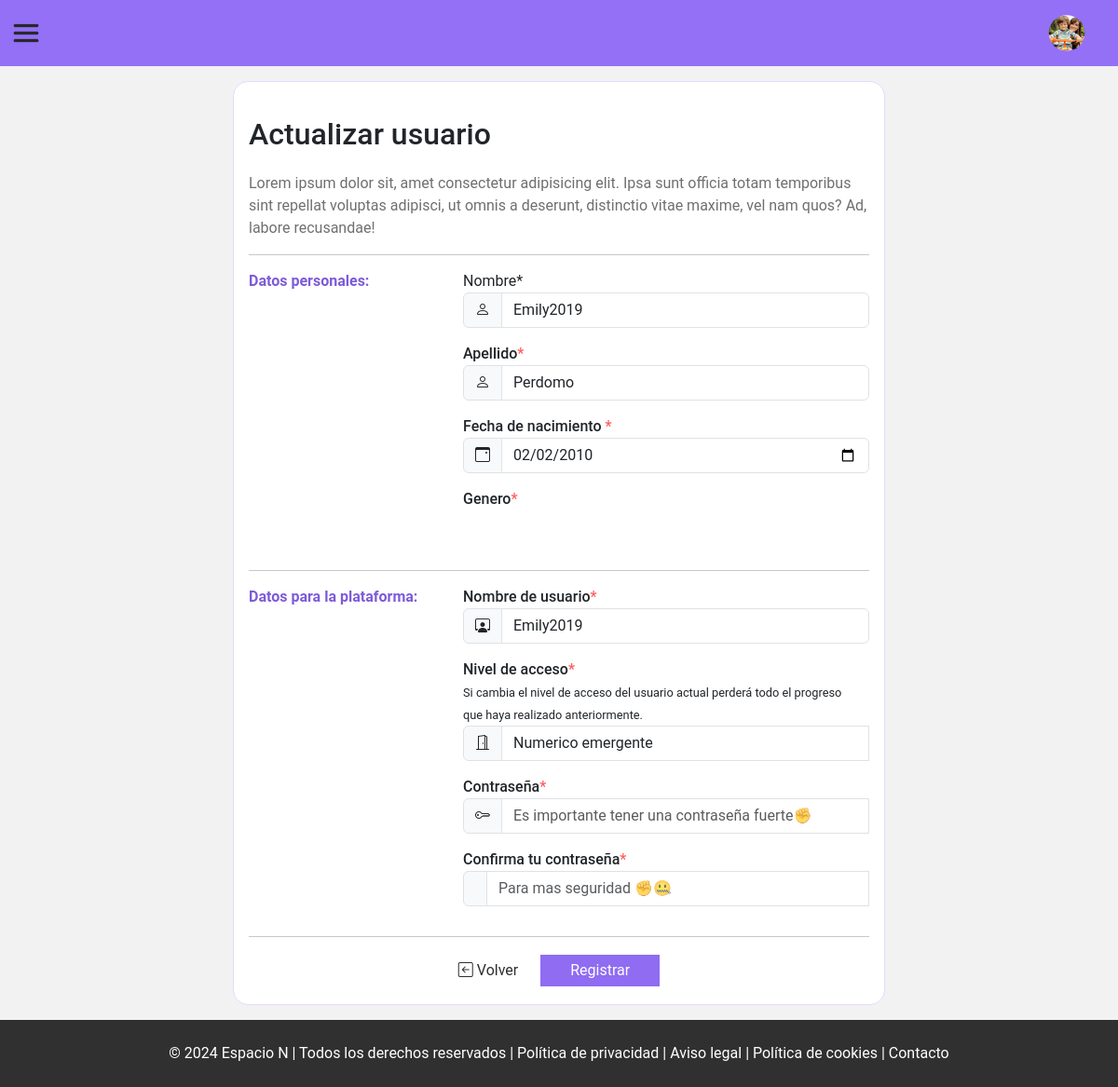
Page /view/admin/child/modify.php?id=20 (signed in) on the committed database.
### tables this page shows
CREATE TABLE `ninos` (
  `id_nino` int(10) NOT NULL,
  `id_genero` int(10) NOT NULL,
  `id_categoria_actividades` int(10) NOT NULL,
  `id_usuario` int(10) NOT NULL,
  `id_profesional` int(10) NOT NULL,
  `nombre` varchar(70) NOT NULL,
  `apellido` varchar(70) NOT NULL,
  `fecha_nacimiento` date DEFAULT NULL,
  `ultimo_acceso` datetime DEFAULT NULL
);

CREATE TABLE `usuarios` (
  `id_usuario` int(10) NOT NULL,
  `id_rol` int(10) NOT NULL,
  `usuario` varchar(15) DEFAULT NULL,
  `clave` varchar(8) DEFAULT NULL,
  `estado` bit(1) DEFAULT b'0',
  `permisos` bit(1) DEFAULT b'0',
  `fecha_hora_creacion` datetime DEFAULT NULL
);

### view/admin/child/modify.php (the view, shortened to what this page needs)
<?php
function showChild()
{
    include '../../../php/connectionBD.php';
    $id_child = $_GET["id"];
    try {
        $sqlShow = "SELECT ninos.id_nino, usuarios.id_usuario AS usuarios_id_usuario, usuarios.usuario, ninos.id_genero, ninos.nombre, ninos.apellido, ninos.id_categoria_actividades, ninos.fecha_nacimiento FROM ninos INNER JOIN
        usuarios ON ninos.id_usuario = usuarios.id_usuario
        WHERE ninos.id_nino = :id_child;";
        $stmt = $pdo->prepare($sqlShow);
        $stmt->bindParam('id_child', $id_child, PDO::PARAM_INT);
        $stmt->execute();
        $row = $stmt->fetch(PDO::FETCH_ASSOC);
        switch ($row["id_genero"]) {
            case 2:
                $gender = "<p class='d-flex gap-2 selectionGender'>
                                <label for='M'>
                                    <input type='radio' name='gender' id='M' value='1' >
                                    <img src='../../../img/childs/boy.png' alt='' class=''>
                                </label>
                                <label for='F'>
                                    <input type='radio' id='F' name='gender' value='2' checked>
                                    <img src='../../../img/childs/girl.png' alt='' class='checked'>
                                </label>
                            </p>"
        ;
                break;
        }
        switch ($row["id_categoria_actividades"]) {
            case 2:
                $accessLevel = "<select name='accessLevel' class='form-control'><br>
        <option value='1'>Pre numerico</option>
        <option value='2' selected>Numerico emergente</option>
        <option value='3'>Desarrollo numerico</option>
    </select><br>";
                break;
        }
        echo "<div class='row'>";
        echo "<div class='col-4'>";
        echo "<label for=''>Datos personales:</label><br>";
        echo "</div>";
        echo "<div class='col-8'>";
        echo "<label for=''>Nombre<span>*</span></label><br>";
        echo "<div class='input-group mb-3'>";
        echo "<span class='input-group-text' id='basic-addon1'><i class='bi bi-person'></i></span>";
        echo "<input type='text' name='name' class='form-control' placeholder='¿Como se llama tu niño/a? 🤔' aria-label='Username' aria-describedby='basic-addon1'  value='" . $row["usuario"] . "'>";
        echo " </div>";
        echo "<label for=''>Apellido<span>*</span></label><br>";
        echo "<div class='input-group mb-3'>";
        echo "<span class='input-group-text' id='basic-addon1'><i class='bi bi-person'></i></span>";
        echo "<input type='text' name='lastName' class='form-control' placeholder='¿Y cual es su apellido? 🤔' aria-label='Username' aria-describedby='basic-addon1'  value='" . $row["apellido"] . "'>";
        echo "</div>";
        echo "<label for=''>Fecha de nacimiento <span>*</span></label><br>";
        echo "<div class='input-group mb-3'>";
        echo "<span class='input-group-text' id='basic-addon1'><i class='bi bi-calendar3-event'></i></span>";
        echo "<input type='date' name='date' class='form-control' aria-label='Username' value = '" . date('Y-m-d', strtotime($row["fecha_nacimiento"])) . "' aria-describedby='basic-addon1'>";
        echo "</div>";
        echo "<label for=''>Genero<span>*</span></label><br>";
        echo $gender;
        echo "</div></div><hr>";
        echo "<div class='row'>";
        echo "<div class='col-4'>";
        echo "<label for=''>Datos para la plataforma:</label><br>";
        echo "</div>";
        echo "<div class='col-8'>";
        echo "<label for=''>Nombre de usuario<span>*</span></label><br>";
        echo "<div class='input-group mb-3'>";
        echo "<span class='input-group-text' id='basic-addon1'>";
        echo "<i class='bi bi-person-workspace'></i></i>";
        echo "</span>";
        echo "<input type='text' name='user' class='form-control' placeholder='¡Oh 😲...!' aria-label='Username' aria-describedby='basic-addon1'  value='" . $row["usuario"] . "'>";
        echo "</div>";
        echo "<label for=''>Nivel de acceso<span>*</span></label><br>";
        echo "<small>Si cambia el nivel de acceso del usuario actual perderá todo el progreso<br>
         que haya realizado anteriormente.</small>";
        echo "<div class='input-group mb-3'>";
        echo "<span class='input-group-text' id='basic-addon1'><i class='bi bi-door-open'></i></span>";
        echo "$accessLevel";
        echo "</div>";
        echo "<label for=''>Contraseña<span>*</span></label>";
        echo "<div class='input-group mb-3'>
                    <span class='input-group-text' id='basic-addon1'>
                        <i class='bi bi-key'></i></i>
                    </span>
                    <input
                        type='password'
                        name='password'
                        class='form-control'
                        placeholder='Es importante tener una contraseña fuerte✊' aria-label='Username'
                        aria-describedby='basic-addon1'>
                    <br>
               </div>";
        echo "<label for=''>Confirma tu contraseña<span>*</span></label>";
        echo "<div class='input-group mb-3'>
                <span class='input-group-text' id='basic-addon1'>
                    <i class='bi bi-ke'></i></i>
                </span>
                <input
                    type='password'
                    name='passwordAgain'
                    class='form-control'
                    placeholder='Para mas seguridad ✊🤐 ' aria-label='Username'
                    aria-describedby='basic-addon1'>
                <br>
            </div>";
        echo "</div></div><hr>";
    } catch (PDOException $ex) {
        echo $ex->getMessage();
    }
}
?>
<!DOCTYPE html>
<html lang="es">
<head>
    <link href="https://cdn.jsdelivr.net/npm/bootstrap@5.3.3/dist/css/bootstrap.min.css" rel="stylesheet"
>
    <link rel="stylesheet" href="https://cdn.jsdelivr.net/npm/bootstrap-icons@1.11.3/font/bootstrap-icons.min.css">
    <link rel="stylesheet" href="../../../css/reset.css">
    <link rel="stylesheet" href="../../../css/components/offcanvas.css">
    <link rel="stylesheet" href="../../../css/components/header.css">
    <link rel="stylesheet" href="../../../css/components/semanticTag.css">
    <link rel="stylesheet" href="../../../css/admin/addAndModifyChild.css">
</head>
<body>
<?php include "./../../include/admin/user/header.php" ?>
<main>
   <div class="content">
   <h1>Actualizar usuario</h1>
        <p>Lorem ipsum dolor sit, amet consectetur adipisicing elit. Ipsa sunt officia totam temporibus sint repellat
            voluptas adipisci, ut omnis a deserunt, distinctio vitae maxime, vel nam quos? Ad, labore recusandae!</p>
            <hr>
            <form action="../../../php/admin/child.php" method="post">
            <?php showChild(); ?>
                <div class='d-flex justify-content-center gap-4 align-items-center'>
                    <div class=''>
                        <a href='./../dashboard.php'><span><i class='bi bi-arrow-left-square'></i>  Volver</span></a>
                    </div>
                    <div class=''>
                        <input type='submit' class='purpleButton' value='Registrar'>
                    </div>
                </div>
        </form>
   </div>
    </main>
    <?php include "./../../include/footer.php" ?>
</body>
</html>

### css/components/semanticTag.css (style rules this page uses)
body { display: flex; flex-direction: column; width: 100vw; height: 100vh; background-size: contain; background-repeat: repeat; font-family: "Roboto", sans-serif; font-weight: 100; font-style: normal; font-weight: 400; }
main { flex-grow: 2; background: #f2f2f2; }
main>div { width: 100vw; }

### css/admin/addAndModifyChild.css (style rules this page uses)
main { display: flex; justify-content: center; align-items: center; }
a { margin: 0.5rem 0rem; display: block; color: var(--colorBlack); text-decoration: none; }
.content { background: white; padding: 1rem; border-radius: 1rem; border: solid 1px #e8d8ff; margin: 1rem; max-width: 700px; }
.purpleButton { background: #8f6cf2; padding: 0.5rem 2rem; color: white; border: 0rem; }
.col-4 > label { font-weight: bold; color: #7d5bd9; }
.col-8 > label { font-weight: 500; }
label > span { color: #ff5d5d; }
.content > p { color: #6f6f6f; }
.selectionGender { padding-top: 0.5rem; }

### rows in the picture
ninos: name "Emily2019", lastName "Perdomo", date "02/02/2010", user "Emily2019"
